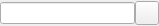
<?xml version="1.0" encoding="UTF-8"?>
<ui version="4.0">
 <class>SearcherRelation</class>
 <widget class="QWidget" name="SearcherRelation">
  <property name="geometry">
   <rect>
    <x>0</x>
    <y>0</y>
    <width>159</width>
    <height>26</height>
   </rect>
  </property>
  <property name="windowTitle">
   <string>对象查找器</string>
  </property>
  <layout class="QGridLayout" name="gridLayout">
   <property name="margin">
    <number>0</number>
   </property>
   <property name="spacing">
    <number>0</number>
   </property>
   <item row="0" column="0">
    <layout class="QHBoxLayout" name="horizontalLayout">
     <property name="spacing">
      <number>0</number>
     </property>
     <item>
      <widget class="QLineEdit" name="lineEdit_search">
       <property name="minimumSize">
        <size>
         <width>0</width>
         <height>20</height>
        </size>
       </property>
       <property name="sizeIncrement">
        <size>
         <width>0</width>
         <height>20</height>
        </size>
       </property>
      </widget>
     </item>
     <item>
      <widget class="QPushButton" name="pushButton_search">
       <property name="sizePolicy">
        <sizepolicy hsizetype="Fixed" vsizetype="Fixed">
         <horstretch>0</horstretch>
         <verstretch>0</verstretch>
        </sizepolicy>
       </property>
       <property name="minimumSize">
        <size>
         <width>24</width>
         <height>24</height>
        </size>
       </property>
       <property name="maximumSize">
        <size>
         <width>24</width>
         <height>24</height>
        </size>
       </property>
       <property name="text">
        <string/>
       </property>
       <property name="icon">
        <iconset resource="../ModelingTool.qrc">
         <normaloff>:/ModelingTool/Images/search.png</normaloff>:/ModelingTool/Images/search.png</iconset>
       </property>
       <property name="iconSize">
        <size>
         <width>24</width>
         <height>24</height>
        </size>
       </property>
      </widget>
     </item>
    </layout>
   </item>
  </layout>
 </widget>
 <resources>
  <include location="../ModelingTool.qrc"/>
 </resources>
 <connections/>
</ui>
